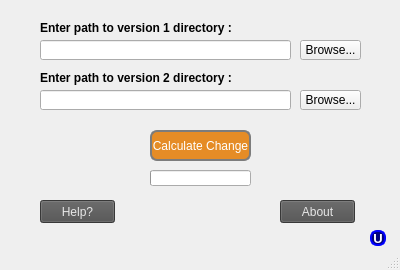
<?xml version="1.0" encoding="UTF-8"?>
<ui version="4.0">
 <class>MainWindow</class>
 <widget class="QMainWindow" name="MainWindow">
  <property name="geometry">
   <rect>
    <x>0</x>
    <y>0</y>
    <width>400</width>
    <height>270</height>
   </rect>
  </property>
  <property name="windowTitle">
   <string>CRG TOOL</string>
  </property>
  <property name="styleSheet">
   <string notr="true"/>
  </property>
  <widget class="QWidget" name="centralWidget">
   <widget class="QLabel" name="label">
    <property name="geometry">
     <rect>
      <x>40</x>
      <y>20</y>
      <width>211</width>
      <height>16</height>
     </rect>
    </property>
    <property name="font">
     <font>
      <pointsize>9</pointsize>
      <weight>75</weight>
      <bold>true</bold>
     </font>
    </property>
    <property name="text">
     <string>Enter path to version 1 directory :</string>
    </property>
   </widget>
   <widget class="QLabel" name="label_2">
    <property name="geometry">
     <rect>
      <x>40</x>
      <y>70</y>
      <width>211</width>
      <height>16</height>
     </rect>
    </property>
    <property name="font">
     <font>
      <pointsize>9</pointsize>
      <weight>75</weight>
      <bold>true</bold>
     </font>
    </property>
    <property name="text">
     <string>Enter path to version 2 directory :</string>
    </property>
   </widget>
   <widget class="QLineEdit" name="lineEdit">
    <property name="geometry">
     <rect>
      <x>40</x>
      <y>40</y>
      <width>251</width>
      <height>20</height>
     </rect>
    </property>
   </widget>
   <widget class="QLineEdit" name="lineEdit_2">
    <property name="geometry">
     <rect>
      <x>40</x>
      <y>90</y>
      <width>251</width>
      <height>20</height>
     </rect>
    </property>
   </widget>
   <widget class="QToolButton" name="toolButton">
    <property name="geometry">
     <rect>
      <x>300</x>
      <y>40</y>
      <width>61</width>
      <height>20</height>
     </rect>
    </property>
    <property name="text">
     <string>Browse...</string>
    </property>
   </widget>
   <widget class="QToolButton" name="toolButton_2">
    <property name="geometry">
     <rect>
      <x>300</x>
      <y>90</y>
      <width>61</width>
      <height>20</height>
     </rect>
    </property>
    <property name="text">
     <string>Browse...</string>
    </property>
   </widget>
   <widget class="QPushButton" name="pushButton">
    <property name="geometry">
     <rect>
      <x>40</x>
      <y>200</y>
      <width>75</width>
      <height>23</height>
     </rect>
    </property>
    <property name="styleSheet">
     <string notr="true">background-color: rgb(79, 79, 79);
color: rgb(231, 231, 231);</string>
    </property>
    <property name="text">
     <string>Help?</string>
    </property>
   </widget>
   <widget class="QPushButton" name="pushButton_2">
    <property name="geometry">
     <rect>
      <x>280</x>
      <y>200</y>
      <width>75</width>
      <height>23</height>
     </rect>
    </property>
    <property name="styleSheet">
     <string notr="true">background-color: rgb(79, 79, 79);
color: rgb(231, 231, 231);</string>
    </property>
    <property name="text">
     <string>About</string>
    </property>
   </widget>
   <widget class="QLabel" name="label_4">
    <property name="geometry">
     <rect>
      <x>170</x>
      <y>190</y>
      <width>61</width>
      <height>51</height>
     </rect>
    </property>
    <property name="styleSheet">
     <string notr="true">image: url(:/imgs/nsit_sm.jpg);</string>
    </property>
    <property name="text">
     <string/>
    </property>
   </widget>
   <widget class="QPushButton" name="pushButton_3">
    <property name="geometry">
     <rect>
      <x>150</x>
      <y>130</y>
      <width>101</width>
      <height>31</height>
     </rect>
    </property>
    <property name="cursor">
     <cursorShape>PointingHandCursor</cursorShape>
    </property>
    <property name="styleSheet">
     <string notr="true">border-radius:7%;
border:2px solid;
border-color: rgb(124, 124, 124);
background-color: rgb(229, 140, 38);
color:white;</string>
    </property>
    <property name="text">
     <string>Calculate Change</string>
    </property>
   </widget>
   <widget class="QProgressBar" name="progressBar">
    <property name="geometry">
     <rect>
      <x>150</x>
      <y>170</y>
      <width>101</width>
      <height>16</height>
     </rect>
    </property>
    <property name="toolTip">
     <string>&lt;html&gt;&lt;head/&gt;&lt;body&gt;&lt;p&gt;Progress&lt;/p&gt;&lt;/body&gt;&lt;/html&gt;</string>
    </property>
    <property name="styleSheet">
     <string notr="true"/>
    </property>
    <property name="value">
     <number>0</number>
    </property>
    <property name="textVisible">
     <bool>false</bool>
    </property>
    <property name="format">
     <string/>
    </property>
   </widget>
   <widget class="QPushButton" name="pushButton_4">
    <property name="geometry">
     <rect>
      <x>370</x>
      <y>230</y>
      <width>16</width>
      <height>16</height>
     </rect>
    </property>
    <property name="font">
     <font>
      <pointsize>10</pointsize>
      <weight>75</weight>
      <bold>true</bold>
     </font>
    </property>
    <property name="cursor">
     <cursorShape>PointingHandCursor</cursorShape>
    </property>
    <property name="toolTip">
     <string>&lt;html&gt;&lt;head/&gt;&lt;body&gt;&lt;p&gt;&lt;span style=&quot; font-style:italic;&quot;&gt;Calculate metrics for last change report&lt;/span&gt;&lt;/p&gt;&lt;/body&gt;&lt;/html&gt;</string>
    </property>
    <property name="styleSheet">
     <string notr="true">background-color: rgb(0, 0, 127);
color: rgb(255, 255, 255);
border:2px solid;
border-radius:7%;
border-color: rgb(0, 0, 255);
</string>
    </property>
    <property name="text">
     <string>U</string>
    </property>
   </widget>
  </widget>
  <widget class="QStatusBar" name="statusBar"/>
 </widget>
 <layoutdefault spacing="6" margin="11"/>
 <resources/>
 <connections/>
</ui>
